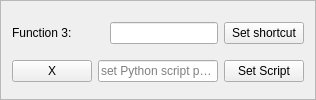
                <widget class="QFrame" name="frame_10">
                 <property name="minimumSize">
                  <size>
                   <width>0</width>
                   <height>85</height>
                  </size>
                 </property>
                 <property name="frameShape">
                  <enum>QFrame::StyledPanel</enum>
                 </property>
                 <property name="frameShadow">
                  <enum>QFrame::Raised</enum>
                 </property>
                 <layout class="QGridLayout" name="gridLayout_16">
                  <item row="0" column="3">
                   <widget class="QLineEdit" name="lineEdit_14"/>
                  </item>
                  <item row="0" column="4">
                   <widget class="QPushButton" name="setShortFunc3">
                    <property name="text">
                     <string>Set shortcut</string>
                    </property>
                   </widget>
                  </item>
                  <item row="1" column="1" colspan="3">
                   <widget class="QLineEdit" name="lineEdit_15">
                    <property name="readOnly">
                     <bool>true</bool>
                    </property>
                    <property name="placeholderText">
                     <string>set Python script path</string>
                    </property>
                   </widget>
                  </item>
                  <item row="1" column="4">
                   <widget class="QPushButton" name="setSript3">
                    <property name="text">
                     <string>Set Script</string>
                    </property>
                   </widget>
                  </item>
                  <item row="1" column="0">
                   <widget class="QPushButton" name="xf3">
                    <property name="text">
                     <string>X</string>
                    </property>
                   </widget>
                  </item>
                  <item row="0" column="0" colspan="2">
                   <widget class="QLabel" name="label_56">
                    <property name="minimumSize">
                     <size>
                      <width>0</width>
                      <height>30</height>
                     </size>
                    </property>
                    <property name="text">
                     <string>Function 3:</string>
                    </property>
                   </widget>
                  </item>
                 </layout>
                </widget>
